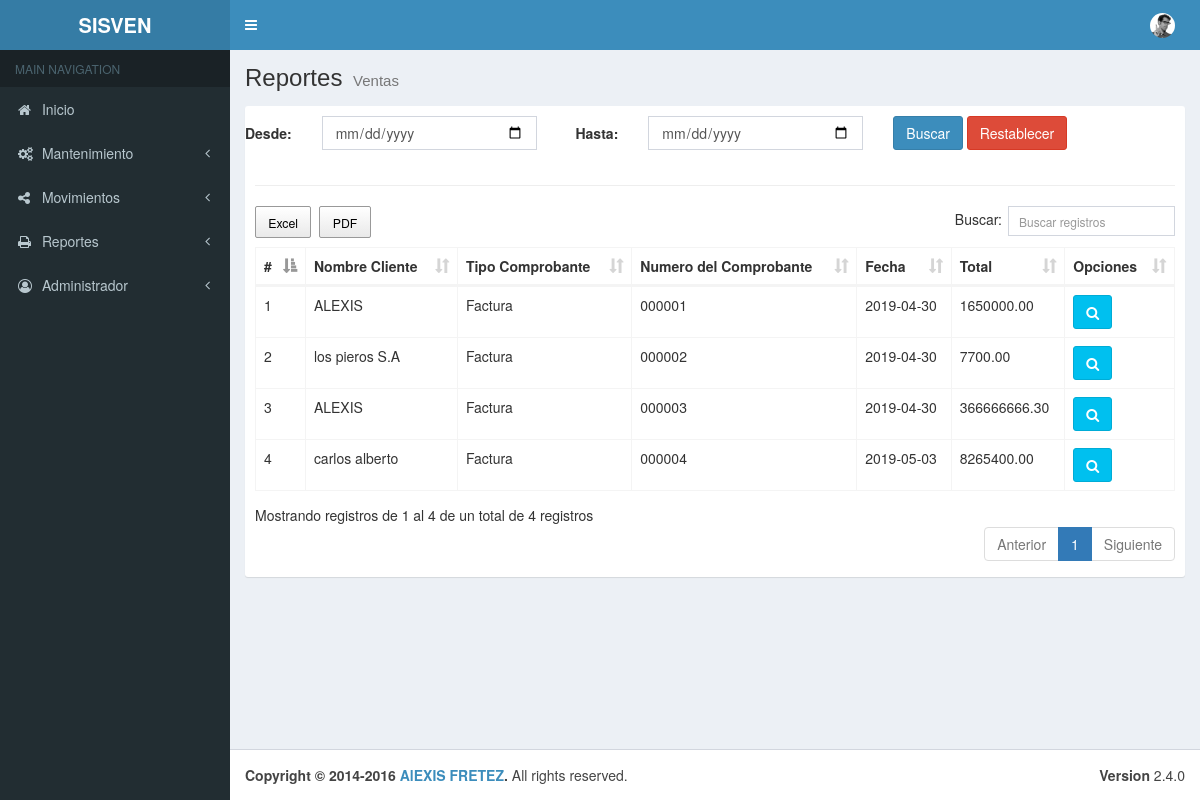
/index.php/reportes/ventas, run on the app's committed database.
### tables this page shows
CREATE TABLE IF NOT EXISTS `ventas` (
  `id` int(11) NOT NULL AUTO_INCREMENT,
  `fecha` date DEFAULT NULL,
  `subtotal` varchar(45) DEFAULT NULL,
  `igv` varchar(45) DEFAULT NULL,
  `descuento` varchar(45) DEFAULT NULL,
  `total` varchar(45) DEFAULT NULL,
  `tipo_comprobante_id` int(11) DEFAULT NULL,
  `cliente_id` int(11) DEFAULT NULL,
  `usuario_id` int(11) DEFAULT NULL,
  `num_documento` varchar(45) DEFAULT NULL,
  `serie` varchar(45) DEFAULT NULL,
  `totalgral` varchar(45) DEFAULT NULL,
  PRIMARY KEY (`id`),
  KEY `fk_usuario_venta_idx` (`usuario_id`),
  KEY `fk_cliente_venta_idx` (`cliente_id`),
  KEY `fk_tipo_comprobante_venta_idx` (`tipo_comprobante_id`),
  CONSTRAINT `fk_cliente_venta` FOREIGN KEY (`cliente_id`) REFERENCES `clientes` (`id`) ON DELETE NO ACTION ON UPDATE NO ACTION,
  CONSTRAINT `fk_tipo_comprobante_venta` FOREIGN KEY (`tipo_comprobante_id`) REFERENCES `tipo_comprobante` (`id`) ON DELETE NO ACTION ON UPDATE NO ACTION,
  CONSTRAINT `fk_usuario_venta` FOREIGN KEY (`usuario_id`) REFERENCES `usuarios` (`id`) ON DELETE NO ACTION ON UPDATE NO ACTION
);

CREATE TABLE IF NOT EXISTS `clientes` (
  `id` int(11) NOT NULL AUTO_INCREMENT,
  `nombre` varchar(100) DEFAULT NULL,
  `telefono` varchar(20) DEFAULT NULL,
  `direccion` varchar(100) DEFAULT NULL,
  `tipo_cliente_id` int(11) DEFAULT NULL,
  `tipo_documento_id` int(11) DEFAULT NULL,
  `num_documento` varchar(45) DEFAULT NULL,
  `estado` tinyint(1) DEFAULT NULL,
  PRIMARY KEY (`id`),
  KEY `fk_tipo_cliente_idx` (`tipo_cliente_id`),
  KEY `fk_tipo_documento_idx` (`tipo_documento_id`),
  CONSTRAINT `fk_tipo_cliente` FOREIGN KEY (`tipo_cliente_id`) REFERENCES `tipo_cliente` (`id`) ON DELETE NO ACTION ON UPDATE NO ACTION,
  CONSTRAINT `fk_tipo_documento` FOREIGN KEY (`tipo_documento_id`) REFERENCES `tipo_documento` (`id`) ON DELETE NO ACTION ON UPDATE NO ACTION
);

CREATE TABLE IF NOT EXISTS `tipo_comprobante` (
  `id` int(11) NOT NULL AUTO_INCREMENT,
  `nombre` varchar(45) DEFAULT NULL,
  `cantidad` int(11) DEFAULT NULL,
  `igv` int(11) DEFAULT NULL,
  `serie` int(11) DEFAULT NULL,
  PRIMARY KEY (`id`)
);

### application/controllers/reportes/Ventas.php (called while the page is built, shortened)
<?php
class Ventas extends CI_Controller {
	public function __construct(){
		$this->load->model("Ventas_model");
	}
	public function index(){
		$fechainicio = $this->input->post("fechainicio");
		$fechafin = $this->input->post("fechafin");
		if ($this->input->post("buscar")) {
			$ventas = $this->Ventas_model->getVentasbyDate($fechainicio,$fechafin);
		}
		else{
			$ventas = $this->Ventas_model->getVentas();
		}
		$data = array(
			"ventas" => $ventas,
			"fechainicio" => $fechainicio,
			"fechafin" => $fechafin
		);
		$this->load->view("layouts/header");
		$this->load->view("layouts/aside");
		$this->load->view("admin/reportes/ventas",$data);
		$this->load->view("layouts/footer");
	}
}

### index.php (called while the page is built, shortened)
<?php
require_once BASEPATH.'core/CodeIgniter.php';

### application/models/Ventas_model.php (called while the page is built, shortened)
<?php
class Ventas_model extends CI_Model {
	public function getVentas(){
		$this->db->select("v.*,c.nombre,tc.nombre as tipocomprobante");
		$this->db->from("ventas v");
		$this->db->join("clientes c","v.cliente_id = c.id");
		$this->db->join("tipo_comprobante tc","v.tipo_comprobante_id = tc.id");
		$resultados = $this->db->get();
		if ($resultados->num_rows() > 0) {
			return $resultados->result();
		}else
		{
			return false;
		}
	}
}

### application/views/admin/reportes/ventas.php (the view, shortened to what this page needs)
<div class="content-wrapper">
    <section class="content-header">
        <h1>
        Reportes
        <small>Ventas</small>
        </h1>
    </section>
    <section class="content">
        <div class="box box-solid">
            <div class="box-body">
                <div class="row">
                    <form action="<?php echo current_url();?>" method="POST" class="form-horizontal">
                        <div class="form-group">
                            <label for="" class="col-md-1 control-label">Desde:</label>
                            <div class="col-md-3">
                                <input type="date" class="form-control" name="fechainicio" value="<?php echo !empty($fechainicio) ? $fechainicio:'';?>">
                            </div>
                            <label for="" class="col-md-1 control-label">Hasta:</label>
                            <div class="col-md-3">
                                <input type="date" class="form-control" name="fechafin" value="<?php  echo !empty($fechafin) ? $fechafin:'';?>">
                            </div>
                            <div class="col-md-4">
                                <input type="submit" name="buscar" value="Buscar" class="btn btn-primary">
                                <a href="<?php echo base_url(); ?>reportes/ventas" class="btn btn-danger">Restablecer</a>
                            </div>
                        </div>
                    </form>
                </div>
                <hr>
                <div class="row">
                    <div class="col-md-12">
                        <table id="example" class="table table-bordered table-hover">
                            <thead>
                                <tr>
                                    <th>#</th>
                                    <th>Nombre Cliente</th>
                                    <th>Tipo Comprobante</th>
                                    <th>Numero del Comprobante</th>
                                    <th>Fecha</th>
                                    <th>Total</th>
                                    <th>Opciones</th>
                                </tr>
                            </thead>
                            <tbody>
                                <?php if (!empty($ventas)): ?>
                                    <?php foreach($ventas as $venta):?>
                                        <tr>
                                            <td><?php echo $venta->id;?></td>
                                            <td><?php echo $venta->nombre;?></td>
                                            <td><?php echo $venta->tipocomprobante;?></td>
                                            <td><?php echo $venta->num_documento;?></td>
                                            <td><?php echo $venta->fecha;?></td>
                                            <td><?php echo $venta->total;?></td>
                                            <td>
                                                <button type="button" class="btn btn-info btn-view-venta" value="<?php echo $venta->id;?>" data-toggle="modal" data-target="#modal-default"><span class="fa fa-search"></span></button>
                                            </td>
                                        </tr>
                                    <?php endforeach;?>
                                <?php endif ?>
                            </tbody>
                        </table>
                    </div>
                </div>
            </div>
        </div>
    </section>
</div>

### data on the page
ventas: id "1", cliente.nombre "ALEXIS", tipo_comprobante.nombre "Factura", num_documento "000001", fecha "2019-04-30", total "1650000.00"
ventas: id "2", cliente.nombre "los pieros S.A", tipo_comprobante.nombre "Factura", num_documento "000002", fecha "2019-04-30", total "7700.00"
ventas: id "3", cliente.nombre "ALEXIS", tipo_comprobante.nombre "Factura", num_documento "000003", fecha "2019-04-30", total "366666666.30"
ventas: id "4", cliente.nombre "carlos alberto", tipo_comprobante.nombre "Factura", num_documento "000004", fecha "2019-05-03", total "8265400.00"
